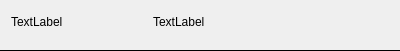
<?xml version="1.0" encoding="UTF-8"?>
<ui version="4.0">
 <class>widg_Vols</class>
 <widget class="QWidget" name="widg_Vols">
  <property name="geometry">
   <rect>
    <x>0</x>
    <y>0</y>
    <width>400</width>
    <height>51</height>
   </rect>
  </property>
  <property name="minimumSize">
   <size>
    <width>400</width>
    <height>51</height>
   </size>
  </property>
  <property name="maximumSize">
   <size>
    <width>400</width>
    <height>51</height>
   </size>
  </property>
  <property name="windowTitle">
   <string>Form</string>
  </property>
  <widget class="QWidget" name="verticalLayoutWidget">
   <property name="geometry">
    <rect>
     <x>0</x>
     <y>0</y>
     <width>401</width>
     <height>51</height>
    </rect>
   </property>
   <layout class="QVBoxLayout" name="verticalLayout">
    <item>
     <layout class="QVBoxLayout" name="verticalLayout_2">
      <item>
       <layout class="QHBoxLayout" name="horizontalLayout" stretch="0,10,1,20">
        <item>
         <widget class="QWidget" name="" native="true">
          <property name="minimumSize">
           <size>
            <width>5</width>
            <height>0</height>
           </size>
          </property>
          <property name="maximumSize">
           <size>
            <width>5</width>
            <height>16777215</height>
           </size>
          </property>
          <layout class="QHBoxLayout" name="horizontalLayout_2">
           <item>
            <spacer name="horizontalSpacer">
             <property name="orientation">
              <enum>Qt::Horizontal</enum>
             </property>
             <property name="sizeHint" stdset="0">
              <size>
               <width>40</width>
               <height>20</height>
              </size>
             </property>
            </spacer>
           </item>
          </layout>
         </widget>
        </item>
        <item>
         <layout class="QHBoxLayout" name="horizontalLayout_3">
          <item>
           <widget class="QLabel" name="lab_flyName">
            <property name="text">
             <string>TextLabel</string>
            </property>
           </widget>
          </item>
         </layout>
        </item>
        <item>
         <layout class="QHBoxLayout" name="horizontalLayout_5">
          <item>
           <spacer name="horizontalSpacer_2">
            <property name="orientation">
             <enum>Qt::Horizontal</enum>
            </property>
            <property name="sizeHint" stdset="0">
             <size>
              <width>40</width>
              <height>20</height>
             </size>
            </property>
           </spacer>
          </item>
         </layout>
        </item>
        <item>
         <layout class="QHBoxLayout" name="horizontalLayout_7">
          <item>
           <widget class="QLabel" name="lab_AirportStartEnd">
            <property name="text">
             <string>TextLabel</string>
            </property>
           </widget>
          </item>
         </layout>
        </item>
       </layout>
      </item>
     </layout>
    </item>
    <item>
     <widget class="QWidget" name="verticalWidget_3" native="true">
      <property name="minimumSize">
       <size>
        <width>0</width>
        <height>1</height>
       </size>
      </property>
      <property name="maximumSize">
       <size>
        <width>16777215</width>
        <height>1</height>
       </size>
      </property>
      <property name="styleSheet">
       <string notr="true">background-color: rgb(0, 0, 0);</string>
      </property>
      <layout class="QVBoxLayout" name="verticalLayout_3"/>
     </widget>
    </item>
   </layout>
  </widget>
 </widget>
 <resources/>
 <connections/>
</ui>
